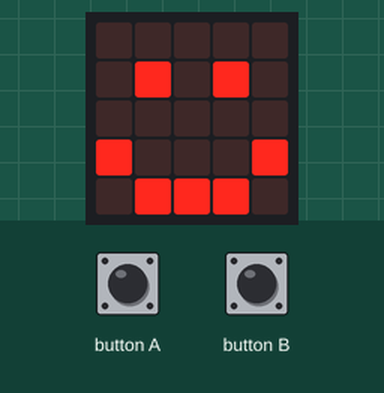
Recording of a program running on a simulated BBC micro:bit (MakeCode). On the bench: the board's 5×5 LED display. The test bench sets the inputs (shaded band).

Above: at 1.8 s.
1.9 s: button A pressed for 0.15 s
At 2.6 s:
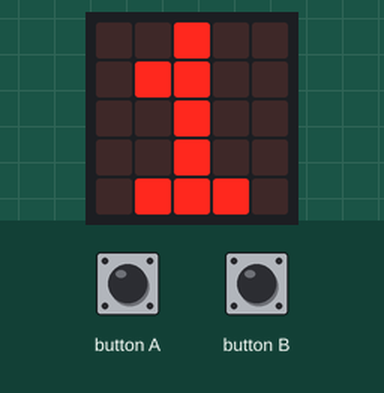
3.5 s: button B pressed for 0.15 s
At 5.0 s:
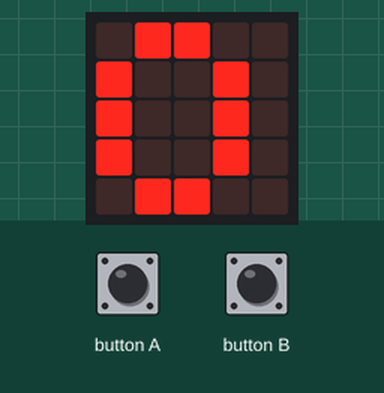
Timing chart, 0 to 6.5 s (numbered marks = the images above; inputs shaded):
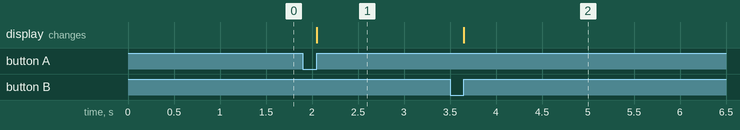

The program:

main.ts
```typescript
// (licence header left out)
// setup
basic.clearScreen()
basic.showIcon(IconNames.Happy)

// variables
let numberOfCookiesClicked: number
numberOfCookiesClicked = 0

input.onButtonPressed(Button.A, function () {
  // process
  numberOfCookiesClicked = numberOfCookiesClicked + 1

  // output
  basic.showNumber(numberOfCookiesClicked)
})

input.onButtonPressed(Button.B, function () {
  // process
  numberOfCookiesClicked = 0

  // output
  basic.showNumber(numberOfCookiesClicked)
})
```

Measured:
- after the input at 1.9 s, the display: changes after 0.15 s (image 1)
- after the input at 3.5 s, the display: changes after 0.15 s (image 2)
